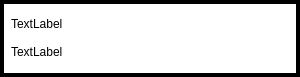
<?xml version="1.0" encoding="UTF-8"?>
<ui version="4.0">
 <class>imagePreviewForm</class>
 <widget class="QWidget" name="imagePreviewForm">
  <property name="geometry">
   <rect>
    <x>0</x>
    <y>0</y>
    <width>300</width>
    <height>77</height>
   </rect>
  </property>
  <property name="sizePolicy">
   <sizepolicy hsizetype="Fixed" vsizetype="Minimum">
    <horstretch>0</horstretch>
    <verstretch>0</verstretch>
   </sizepolicy>
  </property>
  <property name="minimumSize">
   <size>
    <width>300</width>
    <height>0</height>
   </size>
  </property>
  <property name="maximumSize">
   <size>
    <width>300</width>
    <height>9999</height>
   </size>
  </property>
  <property name="windowTitle">
   <string>Form</string>
  </property>
  <property name="styleSheet">
   <string notr="true">#imagePreviewForm{
border:4px solid black;
background: rgb(255,255,255);
}</string>
  </property>
  <layout class="QVBoxLayout" name="verticalLayout">
   <item>
    <widget class="QLabel" name="labelImg">
     <property name="sizePolicy">
      <sizepolicy hsizetype="Minimum" vsizetype="Minimum">
       <horstretch>0</horstretch>
       <verstretch>0</verstretch>
      </sizepolicy>
     </property>
     <property name="minimumSize">
      <size>
       <width>300</width>
       <height>0</height>
      </size>
     </property>
     <property name="text">
      <string>TextLabel</string>
     </property>
    </widget>
   </item>
   <item alignment="Qt::AlignTop">
    <widget class="QLabel" name="labelText">
     <property name="sizePolicy">
      <sizepolicy hsizetype="Minimum" vsizetype="Minimum">
       <horstretch>0</horstretch>
       <verstretch>0</verstretch>
      </sizepolicy>
     </property>
     <property name="minimumSize">
      <size>
       <width>0</width>
       <height>20</height>
      </size>
     </property>
     <property name="text">
      <string>TextLabel</string>
     </property>
     <property name="wordWrap">
      <bool>true</bool>
     </property>
    </widget>
   </item>
  </layout>
 </widget>
 <resources/>
 <connections/>
</ui>
